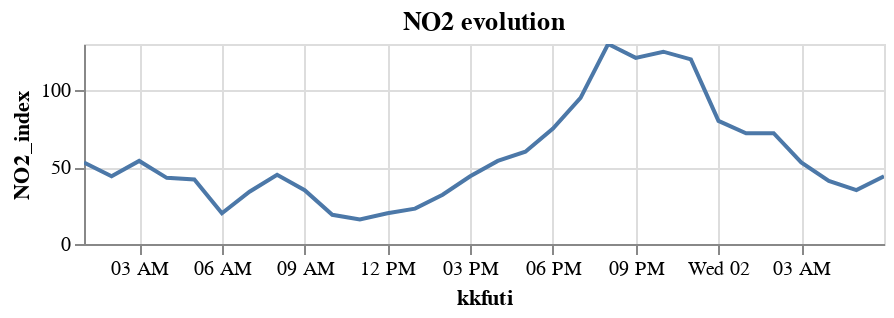

Write notebook code for a chart like this one.
### Code cell
import altair as alt


source = poc_16[:30]



# charts
chart1 = alt.Chart(source).mark_line().encode(x='TIME:T',y='NO2_index:Q').properties(height=100,
    width=400,title="NO2 evolution").interactive()
chart2 = alt.Chart(source).mark_line().encode(x='TIME:T',y='Temperature:Q').properties(height=100,
    width=400, title="Temperature evolution").interactive()
chart3 = alt.Chart(source).mark_line().encode(x='TIME:T',y='WindSpeed:Q').properties(height=100,
    width=400, title="wind speed evolution").interactive()

#chart=alt.vconcat(chart1,chart2,chart3)
chart =alt.hconcat(chart1,chart2)

chart

#charts2

charts12 = alt.Chart(source).mark_line().encode(
    x=alt.X('TIME:T', axis=alt.Axis(title='kkfuti')),
    y='NO2_index:Q',tooltip=['Temperature','WindSpeed']).properties(height=100,
    width=400,title="NO2 evolution").interactive()

charts12.encoding.x.title = 'kkfuti'
charts12

### Figure 1 — Vega-Lite specification as saved in the notebook (floating-point values rounded to 4 significant figures)
{"config": {"view": {"continuousWidth": 400, "continuousHeight": 300}}, "data": {"name": "data-8155c010a041092ab4f85334ca0358cb"}, "mark": "line", "encoding": {"tooltip": [{"type": "quantitative", "field": "Temperature"}, {"type": "quantitative", "field": "WindSpeed"}], "x": {"type": "temporal", "axis": {"title": "kkfuti"}, "field": "TIME", "title": "kkfuti"}, "y": {"type": "quantitative", "field": "NO2_index"}}, "height": 100, "selection": {"selector034": {"type": "interval", "bind": "scales", "encodings": ["x", "y"]}}, "title": "NO2 evolution", "width": 400, "$schema": "https://vega.github.io/schema/vega-lite/v4.8.1.json", "datasets": {"data-8155c010a041092ab4f85334ca0358cb": [{"TIME": "2019-01-01 00:59:59", "HOUR": 1.0, "DAYWEEK": 1, "AirStationId": 16.0, "WeatherStationId": 16, "NO2_index": 53.0, "WindSpeed": 0.495, "WindDirection": 56.0, "Temperature": 2.9, "BarPressure": 952.0, "Humidity": 57.0, "Precipitation": 0.0}, {"TIME": "2019-01-01 01:59:59", "HOUR": 2.0, "DAYWEEK": 1, "AirStationId": 16.0, "WeatherStationId": 16, "NO2_index": 44.0, "WindSpeed": 0.41, "WindDirection": 77.0, "Temperature": 2.7, "BarPressure": 952.0, "Humidity": 57.0, "Precipitation": 0.0}, {"TIME": "2019-01-01 02:59:59", "HOUR": 3.0, "DAYWEEK": 1, "AirStationId": 16.0, "WeatherStationId": 16, "NO2_index": 54.0, "WindSpeed": 0.355, "WindDirection": 75.5, "Temperature": 2.35, "BarPressure": 952.0, "Humidity": 57.0, "Precipitation": 0.0}, {"TIME": "2019-01-01 03:59:59", "HOUR": 4.0, "DAYWEEK": 1, "AirStationId": 16.0, "WeatherStationId": 16, "NO2_index": 43.0, "WindSpeed": 0.42, "WindDirection": 102.0, "Temperature": 1.55, "BarPressure": 952.0, "Humidity": 56.0, "Precipitation": 0.0}, {"TIME": "2019-01-01 04:59:59", "HOUR": 5.0, "DAYWEEK": 1, "AirStationId": 16.0, "WeatherStationId": 16, "NO2_index": 42.0, "WindSpeed": 0.355, "WindDirection": 117.0, "Temperature": 1.1, "BarPressure": 951.0, "Humidity": 59.0, "Precipitation": 0.0}, {"TIME": "2019-01-01 05:59:59", "HOUR": 6.0, "DAYWEEK": 1, "AirStationId": 16.0, "WeatherStationId": 16, "NO2_index": 20.0, "WindSpeed": 0.385, "WindDirection": 92.0, "Temperature": 0.6, "BarPressure": 951.0, "Humidity": 57.0, "Precipitation": 0.0}, {"TIME": "2019-01-01 06:59:59", "HOUR": 7.0, "DAYWEEK": 1, "AirStationId": 16.0, "WeatherStationId": 16, "NO2_index": 34.0, "WindSpeed": 0.43, "WindDirection": 161.5, "Temperature": 0.15, "BarPressure": 951.0, "Humidity": 59.0, "Precipitation": 0.0}, {"TIME": "2019-01-01 07:59:59", "HOUR": 8.0, "DAYWEEK": 1, "AirStationId": 16.0, "WeatherStationId": 16, "NO2_index": 45.0, "WindSpeed": 0.34, "WindDirection": 76.0, "Temperature": -0.15, "BarPressure": 952.0, "Humidity": 64.0, "Precipitation": 0.0}, {"TIME": "2019-01-01 08:59:59", "HOUR": 9.0, "DAYWEEK": 1, "AirStationId": 16.0, "WeatherStationId": 16, "NO2_index": 35.0, "WindSpeed": 0.39, "WindDirection": 60.5, "Temperature": 0.15, "BarPressure": 952.0, "Humidity": 61.0, "Precipitation": 0.0}, {"TIME": "2019-01-01 09:59:59", "HOUR": 10.0, "DAYWEEK": 1, "AirStationId": 16.0, "WeatherStationId": 16, "NO2_index": 19.0, "WindSpeed": 0.5, "WindDirection": 62.5, "Temperature": 2.2, "BarPressure": 952.0, "Humidity": 57.0, "Precipitation": 0.0}, {"TIME": "2019-01-01 10:59:59", "HOUR": 11.0, "DAYWEEK": 1, "AirStationId": 16.0, "WeatherStationId": 16, "NO2_index": 16.0, "WindSpeed": 0.53, "WindDirection": 77.5, "Temperature": 4.5, "BarPressure": 953.0, "Humidity": 54.0, "Precipitation": 0.0}, {"TIME": "2019-01-01 11:59:59", "HOUR": 12.0, "DAYWEEK": 1, "AirStationId": 16.0, "WeatherStationId": 16, "NO2_index": 20.0, "WindSpeed": 0.58, "WindDirection": 89.5, "Temperature": 7.75, "BarPressure": 952.0, "Humidity": 47.0, "Precipitation": 0.0}, {"TIME": "2019-01-01 12:59:59", "HOUR": 13.0, "DAYWEEK": 1, "AirStationId": 16.0, "WeatherStationId": 16, "NO2_index": 23.0, "WindSpeed": 0.61, "WindDirection": 123.5, "Temperature": 10.5, "BarPressure": 952.0, "Humidity": 29.0, "Precipitation": 0.0}, {"TIME": "2019-01-01 13:59:59", "HOUR": 14.0, "DAYWEEK": 1, "AirStationId": 16.0, "WeatherStationId": 16, "NO2_index": 32.0, "WindSpeed": 0.57, "WindDirection": 180.5, "Temperature": 12.8, "BarPressure": 951.0, "Humidity": 24.0, "Precipitation": 0.0}, {"TIME": "2019-01-01 14:59:59", "HOUR": 15.0, "DAYWEEK": 1, "AirStationId": 16.0, "WeatherStationId": 16, "NO2_index": 44.0, "WindSpeed": 0.665, "WindDirection": 179.0, "Temperature": 13.7, "BarPressure": 951.0, "Humidity": 23.0, "Precipitation": 0.0}, {"TIME": "2019-01-01 15:59:59", "HOUR": 16.0, "DAYWEEK": 1, "AirStationId": 16.0, "WeatherStationId": 16, "NO2_index": 54.0, "WindSpeed": 0.57, "WindDirection": 170.5, "Temperature": 14.5, "BarPressure": 951.0, "Humidity": 24.0, "Precipitation": 0.0}, {"TIME": "2019-01-01 16:59:59", "HOUR": 17.0, "DAYWEEK": 1, "AirStationId": 16.0, "WeatherStationId": 16, "NO2_index": 60.0, "WindSpeed": 0.655, "WindDirection": 186.5, "Temperature": 14.45, "BarPressure": 951.0, "Humidity": 28.0, "Precipitation": 0.0}, {"TIME": "2019-01-01 17:59:59", "HOUR": 18.0, "DAYWEEK": 1, "AirStationId": 16.0, "WeatherStationId": 16, "NO2_index": 75.0, "WindSpeed": 0.37, "WindDirection": 184.0, "Temperature": 11.85, "BarPressure": 951.0, "Humidity": 39.0, "Precipitation": 0.0}, {"TIME": "2019-01-01 18:59:59", "HOUR": 19.0, "DAYWEEK": 1, "AirStationId": 16.0, "WeatherStationId": 16, "NO2_index": 95.0, "WindSpeed": 0.26, "WindDirection": 222.0, "Temperature": 8.9, "BarPressure": 951.0, "Humidity": 46.0, "Precipitation": 0.0}, {"TIME": "2019-01-01 19:59:59", "HOUR": 20.0, "DAYWEEK": 1, "AirStationId": 16.0, "WeatherStationId": 16, "NO2_index": 130.0, "WindSpeed": 0.28, "WindDirection": 53.5, "Temperature": 7.15, "BarPressure": 951.0, "Humidity": 52.0, "Precipitation": 0.0}, {"TIME": "2019-01-01 20:59:59", "HOUR": 21.0, "DAYWEEK": 1, "AirStationId": 16.0, "WeatherStationId": 16, "NO2_index": 121.0, "WindSpeed": 0.285, "WindDirection": 198.5, "Temperature": 6.25, "BarPressure": 951.0, "Humidity": 56.0, "Precipitation": 0.0}, {"TIME": "2019-01-01 21:59:59", "HOUR": 22.0, "DAYWEEK": 1, "AirStationId": 16.0, "WeatherStationId": 16, "NO2_index": 125.0, "WindSpeed": 0.315, "WindDirection": 68.5, "Temperature": 5.0, "BarPressure": 951.0, "Humidity": 60.0, "Precipitation": 0.0}, {"TIME": "2019-01-01 22:59:59", "HOUR": 23.0, "DAYWEEK": 1, "AirStationId": 16.0, "WeatherStationId": 16, "NO2_index": 120.0, "WindSpeed": 0.37, "WindDirection": 179.0, "Temperature": 3.95, "BarPressure": 951.0, "Humidity": 63.0, "Precipitation": 0.0}, {"TIME": "2019-01-01 23:59:59", "HOUR": 24.0, "DAYWEEK": 1, "AirStationId": 16.0, "WeatherStationId": 16, "NO2_index": 80.0, "WindSpeed": 0.26, "WindDirection": 167.5, "Temperature": 3.0, "BarPressure": 951.0, "Humidity": 61.0, "Precipitation": 0.0}, {"TIME": "2019-01-02 00:59:59", "HOUR": 1.0, "DAYWEEK": 2, "AirStationId": 16.0, "WeatherStationId": 16, "NO2_index": 72.0, "WindSpeed": 0.23, "WindDirection": 99.5, "Temperature": 2.1, "BarPressure": 952.0, "Humidity": 64.0, "Precipitation": 0.0}, {"TIME": "2019-01-02 01:59:59", "HOUR": 2.0, "DAYWEEK": 2, "AirStationId": 16.0, "WeatherStationId": 16, "NO2_index": 72.0, "WindSpeed": 0.27, "WindDirection": 113.5, "Temperature": 1.85, "BarPressure": 951.0, "Humidity": 67.0, "Precipitation": 0.0}, {"TIME": "2019-01-02 02:59:59", "HOUR": 3.0, "DAYWEEK": 2, "AirStationId": 16.0, "WeatherStationId": 16, "NO2_index": 53.0, "WindSpeed": 0.295, "WindDirection": 70.0, "Temperature": 1.0, "BarPressure": 951.0, "Humidity": 67.0, "Precipitation": 0.0}, {"TIME": "2019-01-02 03:59:59", "HOUR": 4.0, "DAYWEEK": 2, "AirStationId": 16.0, "WeatherStationId": 16, "NO2_index": 41.0, "WindSpeed": 0.255, "WindDirection": 143.5, "Temperature": 0.55, "BarPressure": 951.0, "Humidity": 69.0, "Precipitation": 0.0}, {"TIME": "2019-01-02 04:59:59", "HOUR": 5.0, "DAYWEEK": 2, "AirStationId": 16.0, "WeatherStationId": 16, "NO2_index": 35.0, "WindSpeed": 0.265, "WindDirection": 143.0, "Temperature": -0.05, "BarPressure": 951.0, "Humidity": 71.0, "Precipitation": 0.0}, {"TIME": "2019-01-02 05:59:59", "HOUR": 6.0, "DAYWEEK": 2, "AirStationId": 16.0, "WeatherStationId": 16, "NO2_index": 44.0, "WindSpeed": 0.26, "WindDirection": 161.5, "Temperature": -0.55, "BarPressure": 950.0, "Humidity": 74.0, "Precipitation": 0.0}]}}
